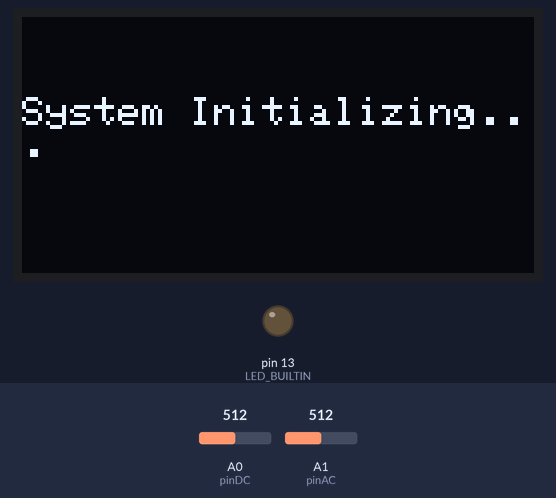
Recording of a sketch running on a simulated Arduino Uno, built with avr-gcc and run on an emulated ATmega328P. Parts: 128×64 one-colour display, output pins drawn as LEDs (lit = HIGH). The inputs (shaded band) are chosen by the test bench; at power-on: A0 (pinDC) = 512, A1 (pinAC) = 512. What the sketch prints to the serial monitor is not drawn.

Above: at 0.1 s.
At 2.2 s:
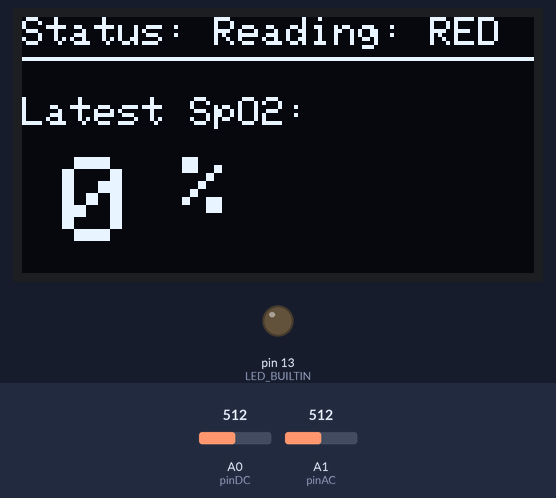
At 12.2 s:
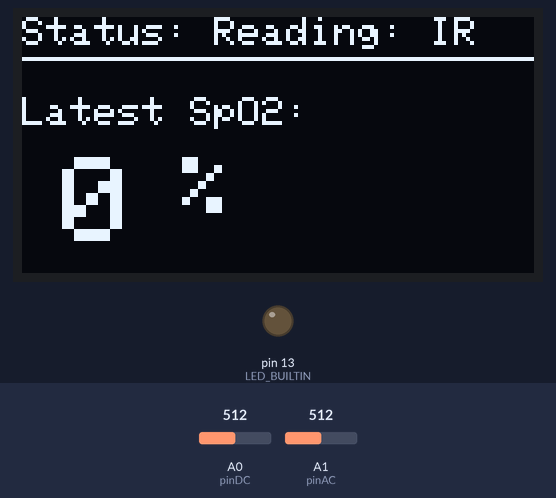
At 22.2 s:
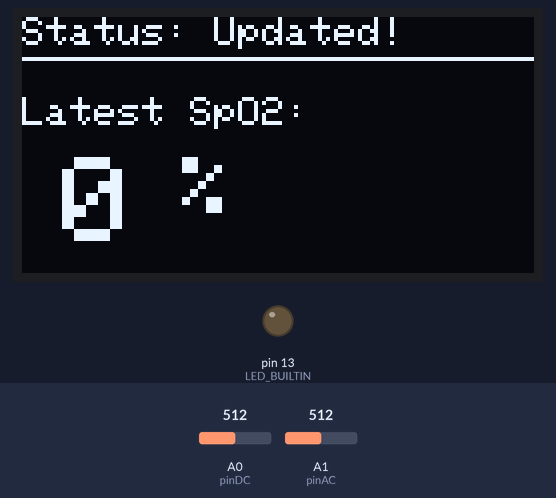
Timing chart, 0 to 130.0 s (numbered marks = the images above):
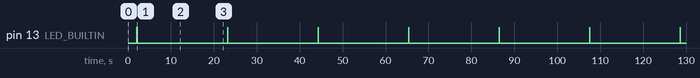

The sketch:

ppg_output.ino
```cpp
/*
  Dual-Channel PPG Receiver - Persistent SpO2 Display
  ------------------------------------------------------
  Hardware:
  - A0: Low-Pass Filtered Signal (DC Component)
  - A1: High-Pass Filtered Signal (AC Component)
  - I2C OLED Display (SDA -> A4, SCL -> A5 on Uno/Nano)
  ------------------------------------------------------
*/

#include <Wire.h>
#include <Adafruit_GFX.h>
#include <Adafruit_SSD1306.h>

// --- OLED CONFIGURATION ---
#define SCREEN_WIDTH 128
#define SCREEN_HEIGHT 64
#define OLED_RESET    -1
#define SCREEN_ADDRESS 0x3C
Adafruit_SSD1306 display(SCREEN_WIDTH, SCREEN_HEIGHT, &Wire, OLED_RESET);

const int pinDC = A0; // Low-pass filtered input
const int pinAC = A1; // High-pass filtered input

// TIMING
const unsigned long PHASE_PERIOD_MS = 10000UL;
const unsigned long SAMPLE_INTERVAL_MS = 25UL;

// --- GLOBAL VARIABLES (To hold data between loops) ---
float currentSpO2 = 0.0;
float currentR = 0.0;

void setup() {
  Serial.begin(115200);
  pinMode(LED_BUILTIN, OUTPUT);

  // --- OLED SETUP ---
  if(!display.begin(SSD1306_SWITCHCAPVCC, SCREEN_ADDRESS)) {
    Serial.println(F("SSD1306 allocation failed"));
    for(;;);
  }

  display.clearDisplay();
  display.setTextColor(SSD1306_WHITE);
  display.setTextSize(1);
  display.setCursor(0, 20);
  display.println(F("System Initializing..."));
  display.display();
  delay(2000);
}

void loop() {

  // ==========================================
  // PHASE 1: RED
  // ==========================================

  // Show the LAST calculated SpO2 while we measure RED
  updateDisplay("Reading: RED", currentSpO2);

  long  dcSum = 0;
  int   acMin = 1023;
  int   acMax = 0;
  long  sampleCount = 0;

  unsigned long startPhase = millis();
  unsigned long nextSample = startPhase;

  // Sync Signal (Blink)
  digitalWrite(LED_BUILTIN, HIGH);
  delay(50);
  digitalWrite(LED_BUILTIN, LOW);

  while (millis() - startPhase < PHASE_PERIOD_MS) {
    if (millis() >= nextSample) {
      int valDC = analogRead(pinDC);
      int valAC = analogRead(pinAC);

      // Plot for Serial Plotter
      Serial.print("AC:"); Serial.print(valAC);
      Serial.print(",");
      Serial.print("DC:"); Serial.println(valDC);

      dcSum += valDC;
      if (valAC < acMin) acMin = valAC;
      if (valAC > acMax) acMax = valAC;

      sampleCount++;
      nextSample += SAMPLE_INTERVAL_MS;
    }
  }

  float redDC_mean = (float)dcSum / sampleCount;
  float redAC_ptp  = (float)(acMax - acMin);

  // ==========================================
  // PHASE 2: IR
  // ==========================================

  // Show the LAST calculated SpO2 while we measure IR
  updateDisplay("Reading: IR", currentSpO2);

  dcSum = 0;
  acMin = 1023;
  acMax = 0;
  sampleCount = 0;

  startPhase = millis();
  nextSample = startPhase;

  while (millis() - startPhase < PHASE_PERIOD_MS) {
    if (millis() >= nextSample) {
      int valDC = analogRead(pinDC);
      int valAC = analogRead(pinAC);

      Serial.print("AC:"); Serial.print(valAC);
      Serial.print(",");
      Serial.print("DC:"); Serial.println(valDC);

      dcSum += valDC;
      if (valAC < acMin) acMin = valAC;
      if (valAC > acMax) acMax = valAC;

      sampleCount++;
      nextSample += SAMPLE_INTERVAL_MS;
    }
  }

  float irDC_mean = (float)dcSum / sampleCount;
  float irAC_ptp  = (float)(acMax - acMin);

  // ==========================================
  // CALCULATE
  // ==========================================

  // Basic validation
  if (redDC_mean > 1 && irDC_mean > 1 && irAC_ptp > 1) {

      float ratioRED = redAC_ptp / redDC_mean;
      float ratioIR  = irAC_ptp / irDC_mean;

      // Update global variables
      currentR = ratioRED / ratioIR;
      float calculated_spo2 = 110.0 - (25.0 * currentR);

      // Clamp limits
      if (calculated_spo2 > 100) calculated_spo2 = 100;
      if (calculated_spo2 < 0) calculated_spo2 = 0;

      currentSpO2 = calculated_spo2;
  } else {
      // If signal is bad, we might want to keep showing the old value
      // or indicate an error. For now, we just print error to Serial.
      Serial.println("Signal Error - Values not updated");
  }

  // Print results to Serial
  Serial.println("--- UPDATE ---");
  Serial.print("R: "); Serial.println(currentR, 3);
  Serial.print("SpO2: "); Serial.println(currentSpO2);
  Serial.println("--------------");

  // Update screen immediately with the NEW value
  updateDisplay("Updated!", currentSpO2);

  // Small delay to let the user see "Updated!" before it switches back to "Reading RED"
  delay(1000);
}

// ------------------------------------------------
// HELPER FUNCTION
// ------------------------------------------------

void updateDisplay(String statusMsg, float spo2Value) {
  display.clearDisplay();

  // --- TOP BAR (Status) ---
  display.setTextSize(1);
  display.setTextColor(SSD1306_WHITE);
  display.setCursor(0, 0);
  display.print(F("Status: "));
  display.println(statusMsg);

  // Draw a line under the status
  display.drawLine(0, 10, 128, 10, SSD1306_WHITE);

  // --- MIDDLE (SpO2 Label) ---
  display.setCursor(0, 20);
  display.setTextSize(1);
  display.println(F("Latest SpO2:"));

  // --- BOTTOM (Big Number) ---
  display.setCursor(10, 35);
  display.setTextSize(3); // Large font
  display.print((int)spo2Value);
  display.setTextSize(2);
  display.print(F(" %"));

  display.display();
}
```

Measured:
- by itself, pin 13 (LED_BUILTIN): alternates HIGH for 0.05 s and LOW for 21.0 s
- by itself, everything shown: repeats every 21.1 s, in 5 steps
- what the display in image 1 shows lasts 10.0 s, from 2.1 s to 12.1 s
